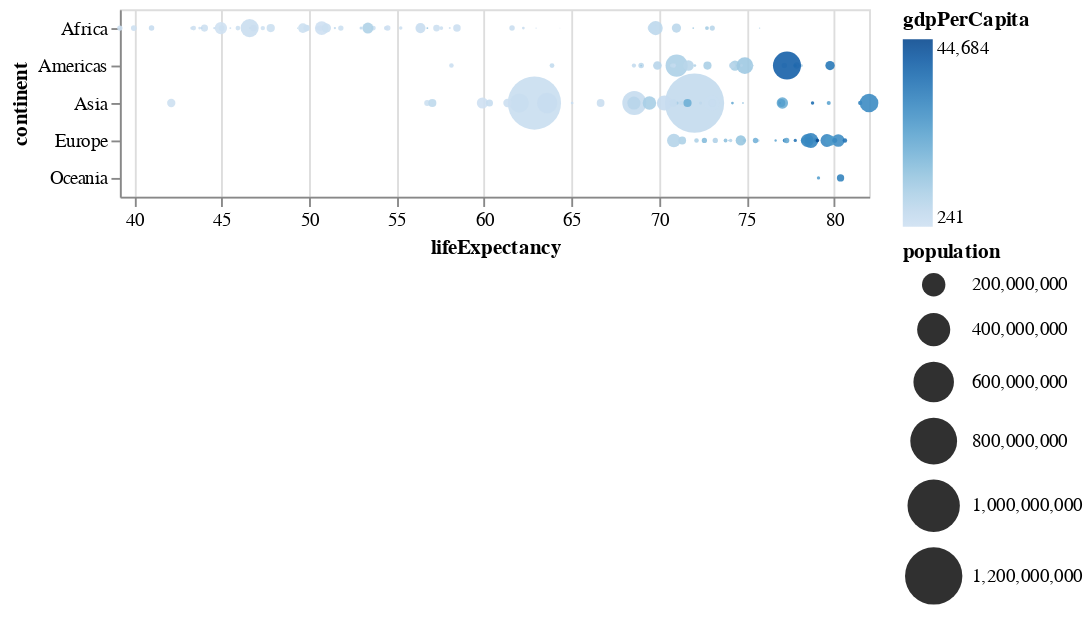

Notebook code cell kept with this figure:
### Code cell
alt.Chart(data2002).mark_circle().encode(
    alt.X("lifeExpectancy:Q", scale=alt.Scale(zero=False, nice=False)),
    alt.Y("continent:O"),
    alt.Size("population:Q", scale=alt.Scale(range=[0,1000])),
    alt.Color("gdpPerCapita:Q"),
    alt.OpacityValue(0.9)
)

### Figure 1 — Vega-Lite specification as saved in the notebook (floating-point values rounded to 4 significant figures; data arrays with more than 128 entries replaced by an {"elided": "..."} marker saying what was removed)
{"config": {"view": {"continuousWidth": 400, "continuousHeight": 300}}, "data": {"name": "data-964a61b051c519a7a790da86eeedefcd"}, "mark": "circle", "encoding": {"color": {"type": "quantitative", "field": "gdpPerCapita"}, "opacity": {"value": 0.9}, "size": {"type": "quantitative", "field": "population", "scale": {"range": [0, 1000]}}, "x": {"type": "quantitative", "field": "lifeExpectancy", "scale": {"nice": false, "zero": false}}, "y": {"type": "ordinal", "field": "continent"}}, "$schema": "https://vega.github.io/schema/vega-lite/v4.8.1.json", "datasets": {"data-964a61b051c519a7a790da86eeedefcd": {"elided": "142 records"}}}
